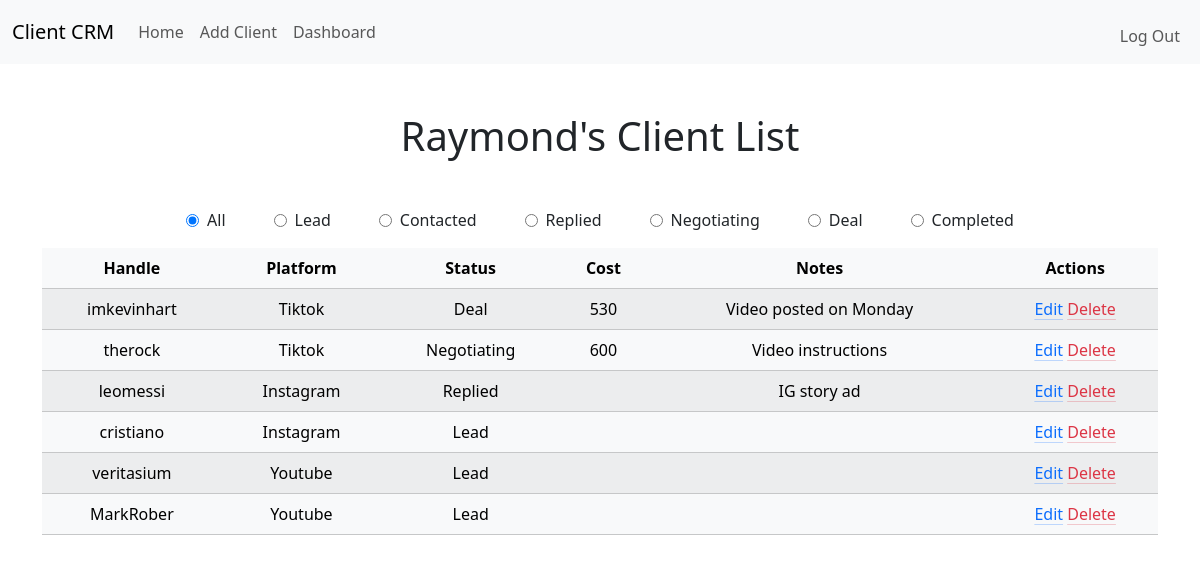
The app's page / (signed in), older data.
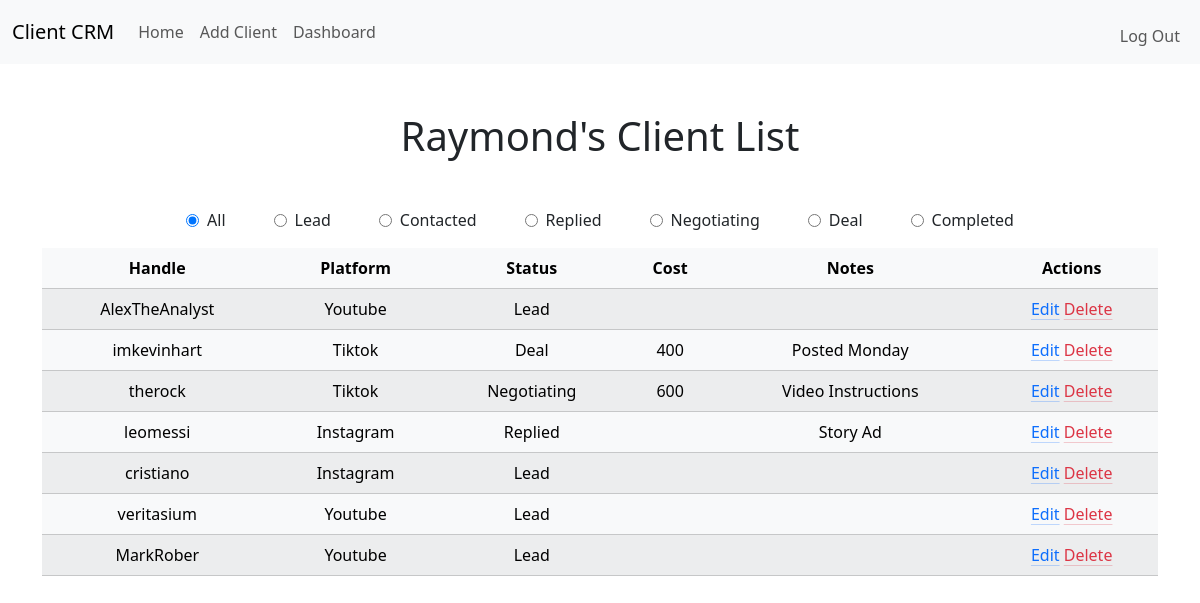
The same page, newer data.
### tables this page shows
CREATE TABLE clients(
    id INTEGER PRIMARY KEY AUTOINCREMENT,
    user_id INTEGER NOT NULL,
    handle TEXT NOT NULL,
    platform TEXT NOT NULL,
    status TEXT NOT NULL,
    cost NUMERIC,
    notes TEXT,
    FOREIGN KEY(user_id) REFERENCES users(id));

### app.py (the view)
@app.route("/")
@login_required
def index():
    conn = sqlite3.connect("client.db")
    cursor = conn.cursor()
    cursor.execute("SELECT username FROM users WHERE id = ?", (session["user_id"],))
    row = cursor.fetchone()
    username = row[0]
    selected_status = request.args.get("status", "all")
    if selected_status == "all":
        cursor.execute("SELECT handle, platform, status, cost, notes, id FROM clients WHERE user_id = ? ORDER BY id DESC", (session["user_id"],))
        table = cursor.fetchall()
        conn.close()
    else:
        cursor.execute("SELECT handle, platform, status, cost, notes, id FROM clients WHERE user_id = ? AND status = ?  ORDER BY id DESC", (session["user_id"], selected_status))
        table = cursor.fetchall()
        conn.close()
    return render_template("index.html", username=username, table=table, selected_status=selected_status)

### app.py (called while the page is built)
@app.after_request
def after_request(response):
    response.headers["Cache-Control"] = "no-cache, no-store, must-revalidate"
    response.headers["Expires"] = 0
    response.headers["Pragma"] = "no-cache"
    return response

def login_required(f):
    @wraps(f)
    def wrapper(*args, **kwargs):
        if session.get("user_id") is None:
            return redirect("/login")
        return f(*args, **kwargs)
    return wrapper

### templates/index.html (shortened to what this page needs)
{% extends "layout.html" %}
{% block main %}
    <h1 class="mb-5">{{ username }}'s Client List</h1>
    <form method="get">
        <div class="d-flex justify-content-center align-items-center gap-5">
            <div class="d-flex align-items-center gap-2">
                <input type="radio" name="status" value="all" {% if selected_status == "all" %}checked{% endif %} onchange="this.form.submit()">
                <label>All</label>
            </div>
            <div class="d-flex align-items-center gap-2">
                <input type="radio" name="status" value="Lead" {% if selected_status == "Lead" %}checked{% endif %} onchange="this.form.submit()">
                <label>Lead</label>
            </div>
            <div class="d-flex align-items-center gap-2">
                <input type="radio" name="status" value="Contacted" {% if selected_status == "Contacted" %}checked{% endif %} onchange="this.form.submit()">
                <label>Contacted</label>
            </div>
            <div class="d-flex align-items-center gap-2">
                <input type="radio" name="status" value="Replied" {% if selected_status == "Replied" %}checked{% endif %} onchange="this.form.submit()">
                <label>Replied</label>
            </div>
            <div class="d-flex align-items-center gap-2">
                <input type="radio" name="status" value="Negotiating" {% if selected_status == "Negotiating" %}checked{% endif %} onchange="this.form.submit()">
                <label>Negotiating</label>
            </div>
            <div class="d-flex align-items-center gap-2">
                <input type="radio" name="status" value="Deal" {% if selected_status == "Deal" %}checked{% endif %} onchange="this.form.submit()">
                <label>Deal</label>
            </div>
            <div class="d-flex align-items-center gap-2">
                <input type="radio" name="status" value="Completed" {% if selected_status == "Completed" %}checked{% endif %} onchange="this.form.submit()">
                <label>Completed</label>
            </div>
        </div>
    </form>
    <table class="table table-light table-striped mt-3">
        <thead>
            <tr>
                <th>Handle</th>
                <th>Platform</th>
                <th>Status</th>
                <th>Cost</th>
                <th>Notes</th>
                <th>Actions</th>
            </tr>
        </thead>
        <tbody>
            {% for column in table %}
            <tr>
                <td>{{ column[0] }}</td>
                <td>{{ column[1] }}</td>
                <td>{{ column[2] }}</td>
                <td>{{ column[3] }}</td>
                <td>{{ column[4] }}</td>
                <td>
                    <a href="/edit/{{ column[5] }}" class="link-primary link-offset-2 link-underline-opacity-25 link-underline-opacity-100-hover">Edit</a>
                    <a href="/delete/{{ column[5] }}" class="link-danger link-offset-2 link-underline-opacity-25 link-underline-opacity-100-hover">Delete</a>
                </td>
            </tr>
            {% endfor %}
        </tbody>
    </table>
{% endblock %}

Row changes from the older to the newer data that the page shows:
added clients: handle "AlexTheAnalyst", platform "Youtube", status "Lead"
changed clients "imkevinhart": cost "530" → "400"; notes "Video posted on Monday" → "Posted Monday"
changed clients "therock": notes "Video instructions" → "Video Instructions"
changed clients "leomessi": notes "IG story ad" → "Story Ad"
